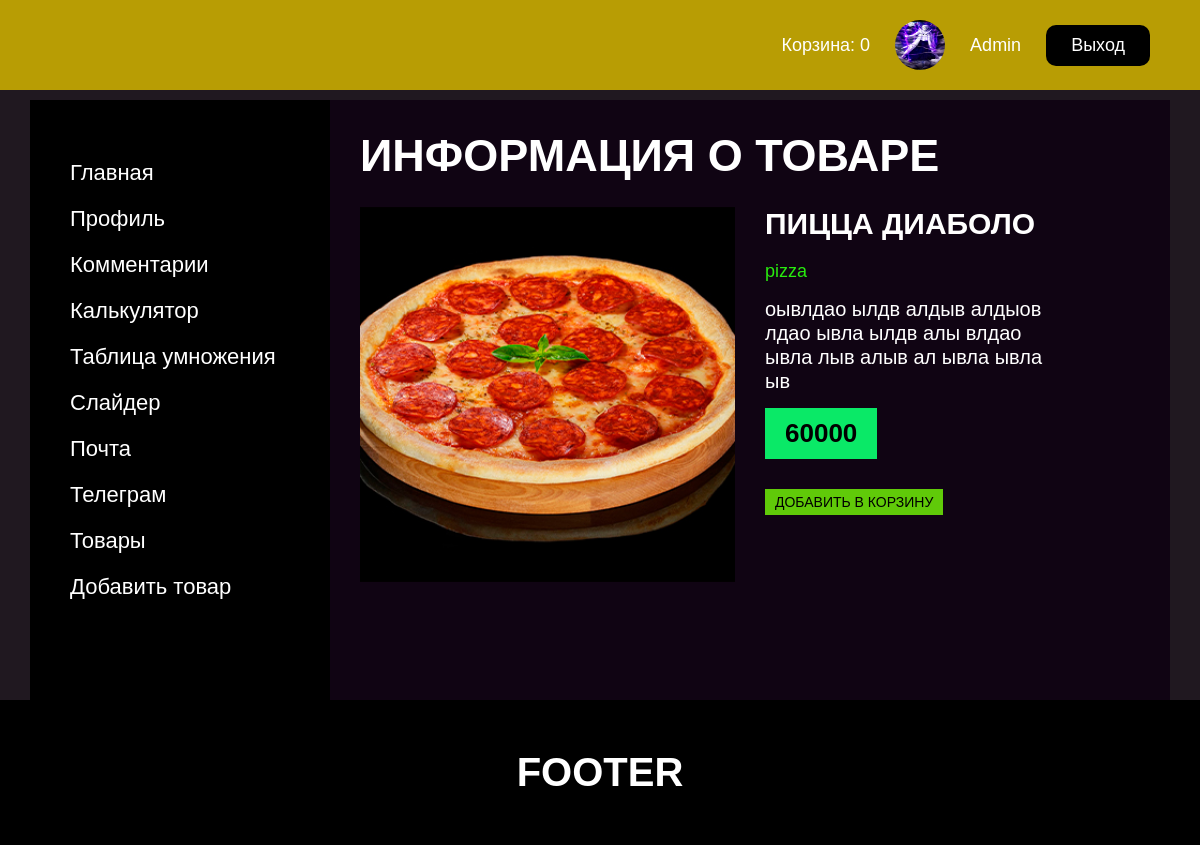
The app's page /?route=oneGood&food=9 (signed in) with its own data.
### tables this page shows
CREATE TABLE `users` (
  `users_id` int NOT NULL,
  `login` varchar(75) NOT NULL,
  `name` varchar(100) NOT NULL,
  `img` varchar(150) NOT NULL,
  `email` varchar(100) NOT NULL,
  `pass` varchar(256) NOT NULL,
  `role` varchar(50) NOT NULL DEFAULT 'guest'
);

CREATE TABLE `goods` (
  `goods_id` int NOT NULL,
  `name` varchar(100) NOT NULL,
  `price` varchar(50) NOT NULL,
  `text` varchar(500) NOT NULL,
  `img` varchar(100) NOT NULL,
  `category` varchar(50) NOT NULL
);

### functions.php (called while the page is built, shortened)
<?
$pages = [
    'main'=>[
        'title'=>'Главная',
        'role'=>'usual'
    ],
    'self'=>[
        'title'=>'Профиль',
        'role'=>'auth'
    ],
    'comments'=>[
        'title'=>'Комментарии',
        'role'=>'auth'
    ],
    'change'=>[
        'title'=>'Изменение данных',
    ],
    'calc'=>[
        'title'=>'Калькулятор',
        'role'=>'usual'
    ],
    'table'=>[
        'title'=>'Таблица умножения',
        'role'=>'usual'
    ],
    'slider'=>[
        'title'=>'Слайдер',
        'role'=>'usual'
    ],
    'email'=>[
        'title'=>'Почта',
        'role'=>'usual'
    ],
    'telegram'=>[
        'title'=>'Телеграм',
        'role'=>'usual'
    ],
    'goods'=>[
        'title'=>'Товары',
        'role'=>'auth'
    ],
    'addGoods'=>[
        'title'=>'Добавить товар',
        'role'=>'admin'
    ],
    'login'=>[
        'title'=>'Войти',
    ],
    'register'=>[
        'title'=>'Регистрация',
    ],
    'changecomment'=>[
        'title'=>'Изменение комментария',
    ],
    'oneGood'=>[
        'title'=>'Информация о товаре',
    ],
    'order'=>[
        'title'=>'Ваш заказ',
    ],
    'category'=>[
        'title'=>'Категория',
    ],
];
function pdo(){
    $dbname = 'st-fr15-00';
    $dbuser = 'root';
    $dbpass = '';
    $host = '127.0.0.1';
    return new PDO("mysql:host=$host;dbname=$dbname;", $dbuser, $dbpass);
}
foreach($pages as $link => $value){
    if($_GET['route'] === $link){
        $route = $link;
        break;
    }
    else{
        $route = 'main';
    }
}
?>

### pages/oneGood.php (the view)
<div class="content">
    <h1 class="title"><?=$pages[$route]['title']?></h1>
    <?
    $getId = myStrip($_GET['food']);
    $food = pdo()->prepare("SELECT * FROM goods WHERE goods_id=? LIMIT 1");
    $food->execute([$getId]);
    $food = $food->fetch();
    ?>
    <div class="food">
        <div class="food__right">
            <img src="<?=$food['img']?>" alt="">
        </div>
        <div class="food__left">
            <h2 class="food__title"><?=$food['name']?></h2>
            <a href="/?route=category&s=<?=$food['category']?>" class="food__type"><?=$food['category']?></a>
            <p class="food__descr"><?=$food['text']?></p>
            <p class="goods__price" style="position: static; width: max-content; margin-bottom: 30px;"><?=$food['price']?></p>
            <a href="./tools/addBusket.php?l=<?=$_SESSION['user_login']?>&g=<?=$food['goods_id']?>" class="goods__favourite" style="position: static; width: max-content">Добавить в корзину</a>
        </div>
    </div>
</div>

### components/header.php (shortened to what this page needs)
<!DOCTYPE html>
<html lang="en">
<head>
    <link rel="stylesheet" href="./styles/style.css?<?=time()?>">
</head>
<body>
<header class="header">
    <nav class="header__nav">
        <?if(isset($_SESSION['user_login'])) :?>
            <div class="autentification">
                <?
                $co = pdo()->prepare("SELECT COUNT(*) FROM busket WHERE busket_login=?");
                $co->execute([$_SESSION['user_login']]);
                $co = $co->fetch();
                $logistic = pdo()->prepare("SELECT * FROM users WHERE login=? LIMIT 1");
                $logistic->execute([$_SESSION['user_login']]);
                $logistic = $logistic->fetch();
                ?>
                <a href="" class="user__name busket__btn">Корзина: <?=$co[0]?></a>
                <img src="<?=$logistic['img']?>" alt="user-avatar">
                <a href="" class="user__name"><?=$logistic['login']?></a>
                <a href="./tools/exit.php" class="exit">Выход</a>
            </div>
        <?endif;?>
    </nav>
</header>

### styles/style.css (style rules this page uses)
* { margin: 0; padding: 0; box-sizing: border-box; text-decoration: none; list-style: none; border: none; font-family: Arial, Helvetica, sans-serif; }
body { background: rgb(32, 24, 32); overflow-x: hidden; max-width: 1920px; width: 100%; margin: 0 auto; position: relative; top: 0; z-index: 5; }
.header { max-width: 1920px; width: 100%; margin: 0 auto; position: fixed; top: 0; z-index: 100; }
.content { padding: 30px; background: rgb(16, 4, 19); flex-grow: 1; overflow: hidden; }
.title { color: #fff; font-size: 45px; text-transform: uppercase; margin-bottom: 25px; }
.autentification { display: flex; align-items: center; padding: 20px 0; justify-content: flex-end; padding-right: 50px; background: rgb(184, 157, 4); z-index: 100; position: relative; }
.autentification img { width: 50px; height: 50px; border-radius: 50%; display: block; }
.autentification a { display: block; text-transform: capitalize; font-size: 18px; color: #fff; }
.autentification .user__name { margin:0 25px; }
.autentification .exit { background: #000; padding: 10px 25px; border-radius: 10px; }
.goods__favourite { display: block; margin-bottom: 10px; color: rgb(0, 0, 0); font-size: 14px; text-transform: uppercase; background: rgb(96, 202, 9); padding: 5px 10px; position: absolute; top: 0; right: 0; }
.goods__price { position: absolute; padding: 10px 20px; background: rgb(10, 233, 103); font-size: 26px; font-weight: bold; bottom: 0; left: 0; }
.food { display: grid; grid-template-columns: repeat(2, 1fr); grid-gap: 30px; }
.food img { width: 100%; }
.food__title { font-size: 30px; text-transform: uppercase; color: #fff; margin-bottom: 20px; }
.food__type { color: rgb(41, 235, 15); font-size: 18px; margin-bottom: 20px; }
.food__descr { color: #fff; font-size: 20px; line-height: 24px; max-width: 80%; width: 100%; margin: 15px 0; }

### records on screen
users: img (picture), login "Admin"
goods: img (picture), name "ПИЦЦА ДИАБОЛО", category "pizza", text "оывлдао ылдв алдыв алдыов лдао ывла ылдв алы влдао ывла лыв алыв ал ывла ывла ыв", price "60000"

### other values on screen
$co[0] "0"
$value['title'] "Главная"
$value['title'] "Профиль"
$value['title'] "Комментарии"
$value['title'] "Калькулятор"
$value['title'] "Таблица умножения"
$value['title'] "Слайдер"
$value['title'] "Почта"
$value['title'] "Телеграм"
$value['title'] "Товары"
$value['title'] "Добавить товар"
$pages[$route]['title'] "ИНФОРМАЦИЯ О ТОВАРЕ"
